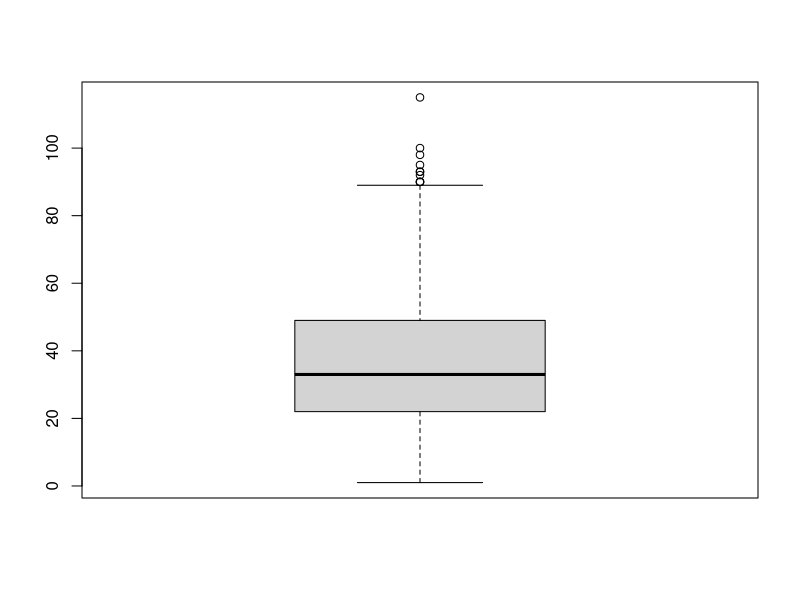

Write R code to recreate this figure. (Note: this script raises an error after producing the figure.)
library(dplyr)
library("tidyverse")
library(ggplot2)
accidents = read.csv("accidents.csv", na.strings = c("","NA"))


missing_1 <- accidents[rowSums(is.na(accidents)) > 0,]
missing_1


# replace ----
accidents$FirstRoadClass <- replace(accidents$FirstRoadClass, accidents$FirstRoadClass == 1, "motorway")
accidents$FirstRoadClass <- replace(accidents$FirstRoadClass, accidents$FirstRoadClass == 2, "A(m)")
accidents$FirstRoadClass <- replace(accidents$FirstRoadClass, accidents$FirstRoadClass == 3, "A")
accidents$FirstRoadClass <- replace(accidents$FirstRoadClass, accidents$FirstRoadClass == 4, "B")
accidents$FirstRoadClass <- replace(accidents$FirstRoadClass, accidents$FirstRoadClass == 5, "C")
accidents$FirstRoadClass <- replace(accidents$FirstRoadClass, accidents$FirstRoadClass == 6, "Unclassified")


accidents$RoadSurface <- replace(accidents$RoadSurface, accidents$RoadSurface == 1, "dry")
accidents$RoadSurface <- replace(accidents$RoadSurface, accidents$RoadSurface == 2, "Wet/Damp")
accidents$RoadSurface <- replace(accidents$RoadSurface, accidents$RoadSurface == "wet", "Wet/Damp")
accidents$RoadSurface <- replace(accidents$RoadSurface, accidents$RoadSurface == 3, "Snow")
accidents$RoadSurface <- replace(accidents$RoadSurface, accidents$RoadSurface == 4, "Frost/Ice")
accidents$RoadSurface <- replace(accidents$RoadSurface, accidents$RoadSurface == 5, "Flood(surface water over 3cm deep)")


accidents$WeatherConditions <- replace(accidents$WeatherConditions, accidents$WeatherConditions == 1, "Fine without high winds")
accidents$WeatherConditions <- replace(accidents$WeatherConditions, accidents$WeatherConditions == 2, "Raining without high winds")
accidents$WeatherConditions <- replace(accidents$WeatherConditions, accidents$WeatherConditions == 3, "Snowing without high winds")
accidents$WeatherConditions <- replace(accidents$WeatherConditions, accidents$WeatherConditions == 4, "Fine with high winds")
accidents$WeatherConditions <- replace(accidents$WeatherConditions, accidents$WeatherConditions == 5, "Raining with high winds")
accidents$WeatherConditions <- replace(accidents$WeatherConditions, accidents$WeatherConditions == 6, "Snowing with high winds")
accidents$WeatherConditions <- replace(accidents$WeatherConditions, accidents$WeatherConditions == 7, "Fog or mist - if hazard")
accidents$WeatherConditions <- replace(accidents$WeatherConditions, accidents$WeatherConditions == 8, "Other")
accidents$WeatherConditions <- replace(accidents$WeatherConditions, accidents$WeatherConditions == 9, "Unknown")
# remove ----

nrow(accidents$FirstRoadClass>0)
sum(accidents$FirstRoadClass==1|accidents$FirstRoadClass==2|accidents$FirstRoadClass==3|accidents$FirstRoadClass==4|accidents$FirstRoadClass==5|accidents$FirstRoadClass==6)
sum(accidents$RoadSurface==1|accidents$RoadSurface==2|accidents$RoadSurface==3|accidents$RoadSurface==4|accidents$RoadSurface==5|accidents$RoadSurface==6)

accidents<-accidents%>%distinct()
nrow(accidents)
accidents<-accidents %>% na.omit()
nrow(accidents)

accidents<-select(accidents, -c(LocalAuthority))
accidents
# outliers ----
boxplot(accidents$AgeOfCasualty)
outliers <- boxplot(accidents$AgeOfCasualty, plot=FALSE)$out
outliers

sd_value <- sd(accidents$AgeOfCasualty, na.rm = TRUE)
mean_Value <- mean(accidents$AgeOfCasualty, na.rm = TRUE)
upper_bound <- mean_Value+3*sd_value
lower_bound <- mean_Value-3*sd_value

outliers_sigma <-accidents %>% filter((AgeOfCasualty > upper_bound)| (AgeOfCasualty < lower_bound))
outliers_sigma

median_value <- median(accidents$AgeOfCasualty, na.rm = TRUE)
MAD_value <- mad (accidents$AgeOfCasualty, na.rm = TRUE)

upper_bound <- median_value+3*MAD_value
lower_bound <- median_value-3*MAD_value
clean_accident <- accidents[ - which(accidents$AgeOfCasualty %in% outliers),]
write.csv(clean_accident,"C:/Users/fredr/OneDrive/HS NOW/S19156605_Assessment2//clean_accident.csv", row.names = FALSE)

# graph1 ----
ggplot(clean_accident, aes(SexOfCasualty, fill=WeatherConditions )) +
  geom_bar(position="dodge")
# summary ----
a <- length(which( (clean_accident$SexOfCasualty==1) & (clean_accident$WeatherConditions == "Fine without high winds") ))
b <- length(which( (clean_accident$SexOfCasualty==1)& (clean_accident$WeatherConditions == "Fine without high winds") ))
if (a>b){
  output <- (c( "Males have ",(a-b)," more accidents in the class 'Fine without high winds' "))
}else if (b>a){
  output <- (c( "Females have ",(b-a)," more accidents in the class 'Fine without high winds' "))
}else{ output1 <- ""}
print(output1)

c <- length(which( (clean_accident$SexOfCasualty==1) & (clean_accident$WeatherConditions == "Raining without high winds") ))
d <- length(which( (clean_accident$SexOfCasualty==2) & (clean_accident$WeatherConditions == "Raining without high winds") ))
if (c>d){
  output2 <-(c( "Males have ",(c-d)," more accidents in the class 'Raining without high winds' "))
}else if (b>a){
  output2 <- (c( "Females have ",(d-c)," more accidents in the class 'Raining without high winds' "))
}else{ output2 <- ""}

e <- length(which( (clean_accident$SexOfCasualty==1) & (clean_accident$WeatherConditions == "Snowing without high winds") ))
f <- length(which( (clean_accident$SexOfCasualty==2) & (clean_accident$WeatherConditions == "Snowing without high winds") ))
if (e>f){
  output3 <-(c( "Males have ",(e-f)," more accidents in the class 'Snowing without high winds' "))
}else if (f>e){
  output3 <- (c( "Females have ",(f-e)," more accidents in the class 'Snowing without high winds' "))
}else{ output3 <- ""}

g <- length(which( (clean_accident$SexOfCasualty==1) & (clean_accident$WeatherConditions == "Fine with high winds") ))
h <- length(which( (clean_accident$SexOfCasualty==1) & (clean_accident$WeatherConditions == "Fine with high winds") ))
if (c>d){
  output4 <-(c( "Males have ",(c-d)," more accidents in the class 'Fine with high winds' "))
}else if (b>a){
  output4 <- (c( "Females have ",(d-c)," more accidents in the class 'Fine with high winds' "))
}else{ output4 <- ""}

i <- length(which( (clean_accident$SexOfCasualty==1) & (clean_accident$WeatherConditions == "Raining with high winds") ))
k <- length(which( (clean_accident$SexOfCasualty==1) & (clean_accident$WeatherConditions == "Raining with high winds") ))
if (c>d){
  output5 <-(c( "Males have ",(c-d)," more accidents in the class 'Raining with high winds' "))
}else if (b>a){
  output5 <- (c( "Females have ",(d-c), " more accidents in the class 'Raining with high winds' "))
}else{ output5 <- ""}

k <- length(which( (clean_accident$SexOfCasualty==1) & (clean_accident$WeatherConditions == "Snowing with high winds") ))
l <- length(which( (clean_accident$SexOfCasualty==1) & (clean_accident$WeatherConditions == "Snowing with high winds") ))
if (c>d){
  output6 <-(c( "Males have ",(c-d)," more accidents in the class 'Snowing with high winds' "))
}else if (b>a){
  output6 <- (c( "Females have ",(d-c)," more accidents in the class 'Snowing with high winds' "))
}else{ output6 <- ""}

m<- length(which( (clean_accident$SexOfCasualty==1) & (clean_accident$WeatherConditions == "Fog or mist - if hazard") ))
n<- length(which( (clean_accident$SexOfCasualty==1) & (clean_accident$WeatherConditions == "Fog or mist - if hazard") ))
if (c>d){
  output7 <-(c( "Males have ",(c-d)," more accidents in the class 'Fog or mist - if hazard' "))
}else if (b>a){
  output7 <- (c( "Females have ",(d-c)," more accidents in the class 'Fog or mist - if hazard' "))
}else{ output7 <- ""}

o<- length(which( (clean_accident$SexOfCasualty==1) & (clean_accident$WeatherConditions == "Other") ))
p<- length(which( (clean_accident$SexOfCasualty==1) & (clean_accident$WeatherConditions == "Other") ))
if (c>d){
  output8 <-(c( "Males have ",(c-d)," more accidents in the class 'Other' "))
}else if (b>a){
  output8 <- (c( "Females have ",(d-c)," more accidents in the class 'Other' "))
}else{ output8 <- ""}

q<- length(which( (clean_accident$SexOfCasualty==1) & (clean_accident$WeatherConditions == "Unknown") ))
r<- length(which( (clean_accident$SexOfCasualty==1) & (clean_accident$WeatherConditions == "Unknown") ))
if (c>d){
  output9 <-(c( "Males have ",(c-d)," more accidents in the class 'Unknown' "))
}else if (b>a){
  output9 <- (c( "Females have ",(d-c)," more accidents in the class 'Unknown' "))
}else{ output9 <- ""}

print(output1)
print(output2)
print(output3)
print(output4)
print(output5)
print(output6)
print(output7)
print(output8)
print(output9)
# dates ----

x <-format(as.Date(clean_accident$AccidentDate, format="%d/%m/%Y"),"%Y")
y <- 0
z <- 0
n <- 0
f <- 0
other <- 0
for (i in x ){
  
  if ( i == 2017) {
    y <- y + 1
    
  } else if ( i == 2016) {
    z <- z + 1
    
  }else if ( i == 2015) {
    n <- n + 1
    
  }else if ( i == 2014) {
    f <- f + 1
  }else{
    other <- other + 1
  }}
print(c("2017: ",y))
print(c("2016: ",z))
print(c("2015: ",n))
print(c("2014: ",f))
print(c("other: ",other))

# graph2 ----
clean_accident$LightingConditions<-as.factor
clean_accident$LightingConditions<-factor(clean_accident$LightingConditions,
                                         levels=c(1,2,3,4,5,6,7),
                                         labels=c(
                                           "Daylight: street lights present",
                                           "Daylight: no street lighting",
                                           "Daylight: street lighting unknown",
                                           "Darkness: street lights present and lit",
                                           "Darkness: street lights present but unlit",
                                           "Darkness: no street lighting",
                                           "Darkness: street lighting unknown" ))
clean_accident$CasualtySeverity <-as.factor(clean_accident$CasualtySeverity )

clean_accident$CasualtySeverity<-factor(clean_accident$CasualtySeverity,
                                       levels=c(1,2,3),
                                       labels=c("Fatal",
                                                "Serious",
                                                "Slight" ))


ggplot(clean_accident, aes(LightingConditions, fill=CasualtySeverity )) +
  geom_bar(position="dodge")






# graph 3 ----



weather1 <- clean_accident %>%
  group_by(NumberOfVehicles, WeatherConditions) %>%
  filter(WeatherConditions == "Fine without high winds")

weather2 <- clean_accident %>%
  group_by(NumberOfVehicles, WeatherConditions) %>%
  filter(WeatherConditions == "Raining without high winds")

weather3 <- clean_accident %>%
  group_by(NumberOfVehicles, WeatherConditions) %>%
  filter(WeatherConditions ==  "Snowing without high winds")

weather4 <- clean_accident %>%
  group_by(NumberOfVehicles, WeatherConditions) %>%
  filter(WeatherConditions ==     "Fine with high winds")

weather5 <- clean_accident %>%
  group_by(NumberOfVehicles, WeatherConditions) %>%
  filter(WeatherConditions ==         "Raining with high winds")

weather6 <- clean_accident %>%
  group_by(NumberOfVehicles, WeatherConditions) %>%
  filter(WeatherConditions =="Snowing with high winds")

weather7 <- clean_accident %>%
  group_by(NumberOfVehicles, WeatherConditions) %>%
  filter(WeatherConditions == "Fog or mist - if hazard")

weather8 <- clean_accident %>%
  group_by(NumberOfVehicles, WeatherConditions) %>%
  filter(WeatherConditions == "Other")

weather9 <- clean_accident %>%
  group_by(NumberOfVehicles, WeatherConditions) %>%
  filter(WeatherConditions ==  "Unknown")


weather_1_m <-round((mean(weather1[["NumberOfVehicles"]])), digits = 2)
Weather_2_m <-round(( mean(weather2[["NumberOfVehicles"]])), digits = 2)
weather_3_m <-round(( mean(weather3[["NumberOfVehicles"]])), digits = 2)
weather_4_m <-round(( mean(weather4[["NumberOfVehicles"]])), digits = 2)
weather_5_m <-round(( mean(weather5[["NumberOfVehicles"]])), digits = 2)
weather_6_m <-round(( mean(weather6[["NumberOfVehicles"]])), digits = 2)
weather_7_m <-round(( mean(weather7[["NumberOfVehicles"]])), digits = 2)
weather_8_m <-round(( mean(weather8[["NumberOfVehicles"]])), digits = 2)
weather_9_m <-round(( mean(weather9[["NumberOfVehicles"]])), digits = 2)


condition <-c("Fine without high winds",
              "Raining without high winds",
              "Snowing without high winds",
              "Fine with high winds",
              "Raining with high winds",
              "Snowing with high winds",
              "Fog or mist - if hazard",
              "Other",
              "Unknown")

VehicleMean <- c(weather_1_m,Weather_2_m,weather_3_m,weather_4_m,weather_5_m,weather_6_m,weather_7_m,weather_8_m,weather_9_m)
WBC <- data.frame(condition,VehicleMean)

ggplot(data=WBC, aes(x=condition, y=VehicleMean, fill=condition)) + 
  geom_bar(position = 'dodge', stat='identity') +
  geom_text(aes(label=VehicleMean), position=position_dodge(width=0.9), vjust=-0.25)

# Linear Regression ----

Data_Test <- read.csv("accidents.csv", na.strings = c("","NA"))

# The following function takes a vector as an argument and returns a binary vector
# of 0 corresponding the missing value in the argument vector and 1 if there isn't one.
Data_Test
missDummy <- function(t)
{
  x <- dim(length(t))
  x[which(!is.na(t))] = 1
  x[which(is.na(t))] = 0
  return(x)
}
# Now we will use this function to create a 'dummy' variable that will indicate
# missing values by assigning the value '0', otherwise will take the value '1'.

Data_Test$missing <- missDummy(Data_Test$AgeOfCasualty)
Data_Test
# this will pick the instances with values as training data
TrainData<- Data_Test[Data_Test['missing']==1,]
# this will pick the instances with unknown '(NA)' value as testing data
TestData<- Data_Test[Data_Test['missing']==0,]

# This will then fit a linear model with AgeOfCasualty as dependent variable and CasualtyClass, CasualtySeverity, 
# TypeOfVehicle, WeatherConditions as independent variables.

model<- lm(AgeOfCasualty~CasualtyClass+CasualtySeverity+TypeOfVehicle+WeatherConditions, TrainData)

# This will predict missing values based on the model
pred<- predict(model, TestData)
pred
# Next we insert it back in the original,m the first part will show us Where the NAs are.
#the second will replace the NA with the predicted variables
Data_Test$AgeOfCasualty[is.na(Data_Test$AgeOfCasualty)]
Data_Test$AgeOfCasualty[is.na(Data_Test$AgeOfCasualty)]<- pred

write.csv(Data_Test,"regression.csv", row.names = FALSE)
